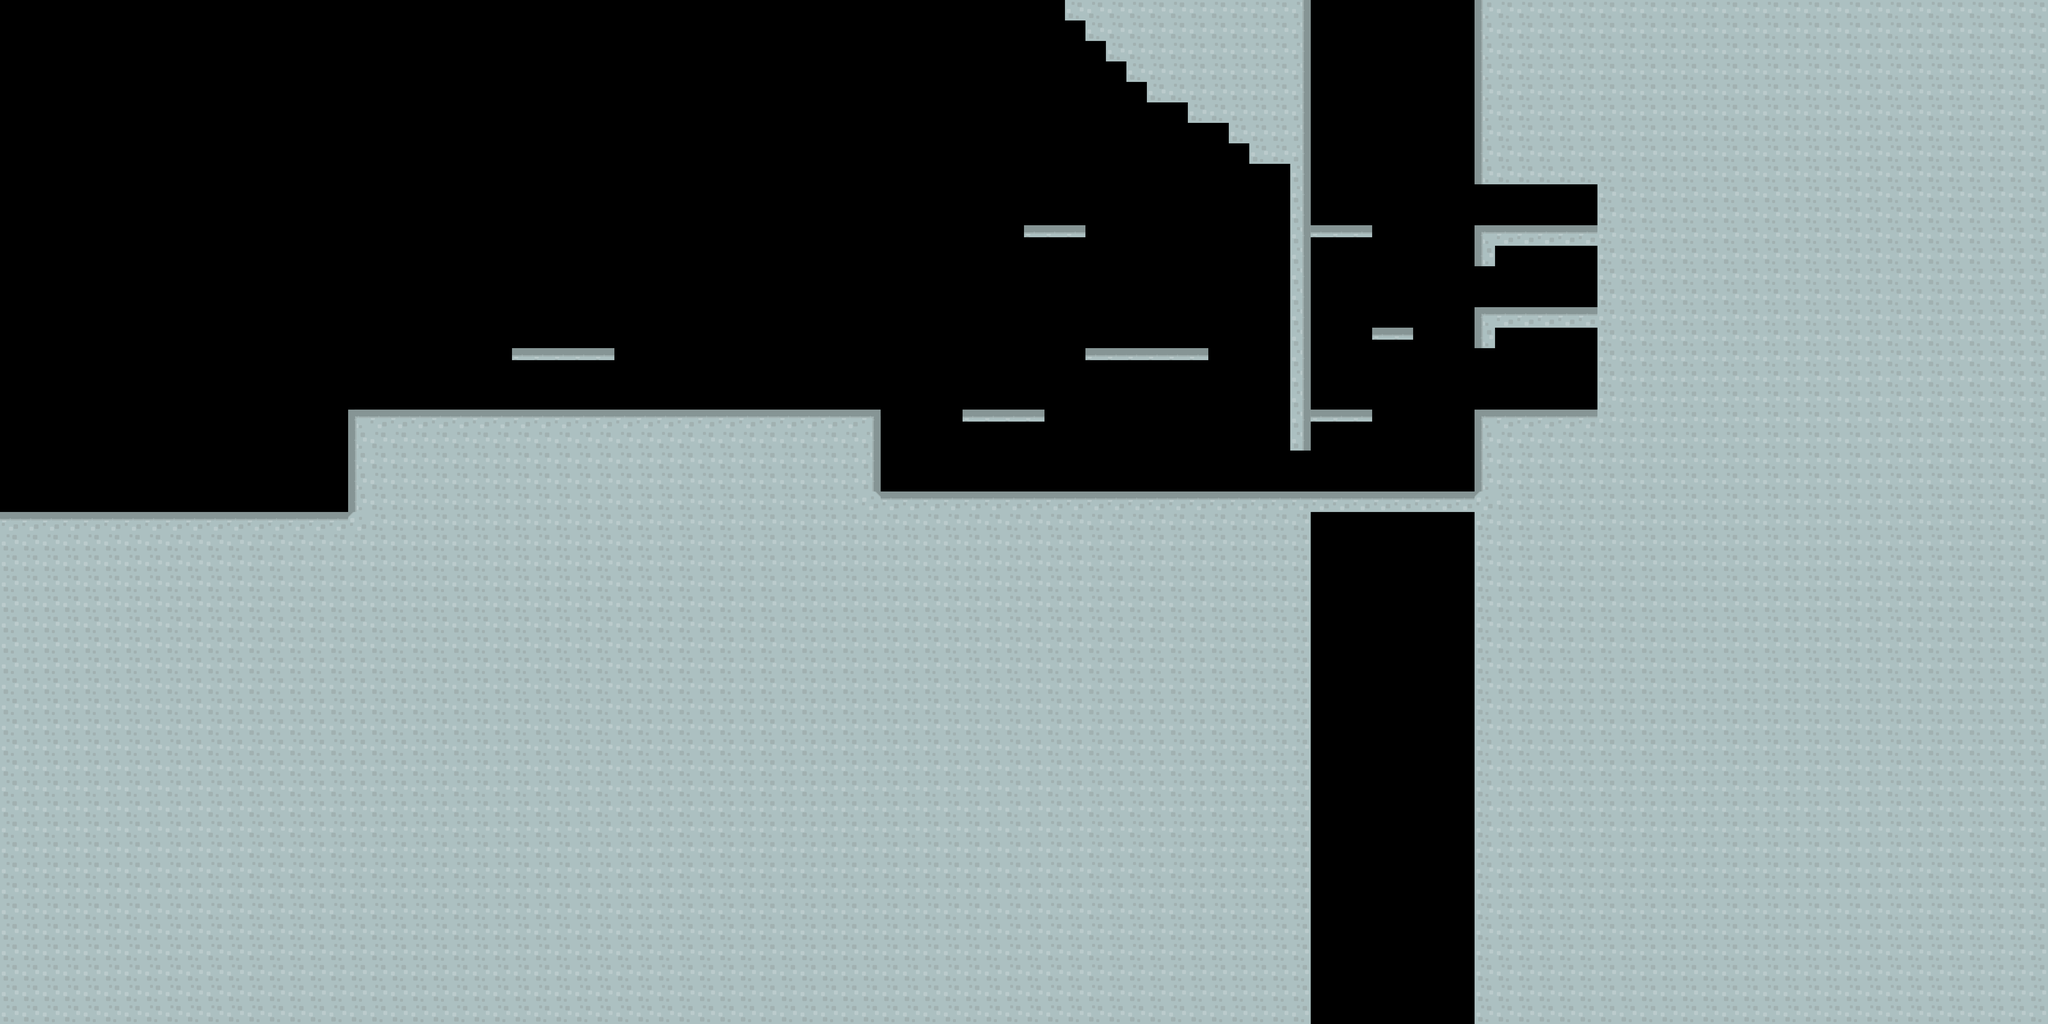

The image is a tile-based game level rendered from a .tmx file. Its description and source (layers, tilesets, objects; grid data summarised) follow:
An orthogonal 100x50 tile map with 70x70 px tiles, 4 tile layers (PlateformesPleines, PlateformeTraversables, PlateformesASupprimer, PlateformesTraversablesASupprimer).

<map version="1.0" tiledversion="1.0.3" orientation="orthogonal" renderorder="right-down" width="100" height="50" tilewidth="70" tileheight="70" nextobjectid="1">
 <tileset firstgid="1" source="../Commun/TileMapScaled.tsx" />
 <layer name="PlateformesPleines" width="100" height="50">
  <data>[5000 cells, 3176 non-empty, 8 distinct tile ids]</data>
 </layer>
 <layer name="PlateformeTraversables" width="100" height="50">
  <data>[5000 cells, 18 non-empty, 1 distinct tile ids]</data>
 </layer>
 <layer name="PlateformesASupprimer" width="100" height="50">
  <data>[5000 cells, 8 non-empty, 1 distinct tile ids]</data>
 </layer>
 <layer name="PlateformesTraversablesASupprimer" width="100" height="50">
  <data>[5000 cells, 8 non-empty, 1 distinct tile ids]</data>
 </layer>
</map>
